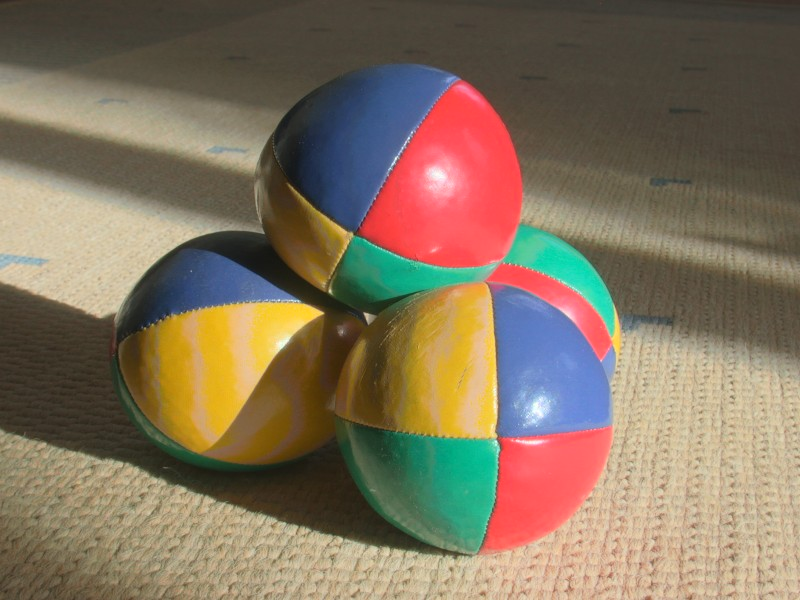
//> input picture sample.jpg, 800 x 600 px
$ ./d9 sample.jpg 3   (built with g++ and OpenCV 4)
//> lines starting //> are read from the running program, lines starting //| are printed output that depends on the picture
#include <iostream>
#include <opencv2/core.hpp>
#include <opencv2/highgui.hpp>
#include <opencv2/imgcodecs.hpp>
#include <opencv2/imgproc.hpp>

using namespace std;
using namespace cv;

int main(int argc, char **argv){

    if(argc < 3){
        cerr << "Usage: ./d9 <input_img> <quantization>\nExample: ./d8 lena.ppm 8" << endl;
        return -1;
    }

    Mat image = imread(argv[1], CV_LOAD_IMAGE_COLOR);
//> image is the input picture: 600 rows x 800 cols, CV_8UC3; mean B, G, R 93.5, 114.7, 130.9
    Mat gray;

    vector<Mat> bgr_planes;
    split(image, bgr_planes);
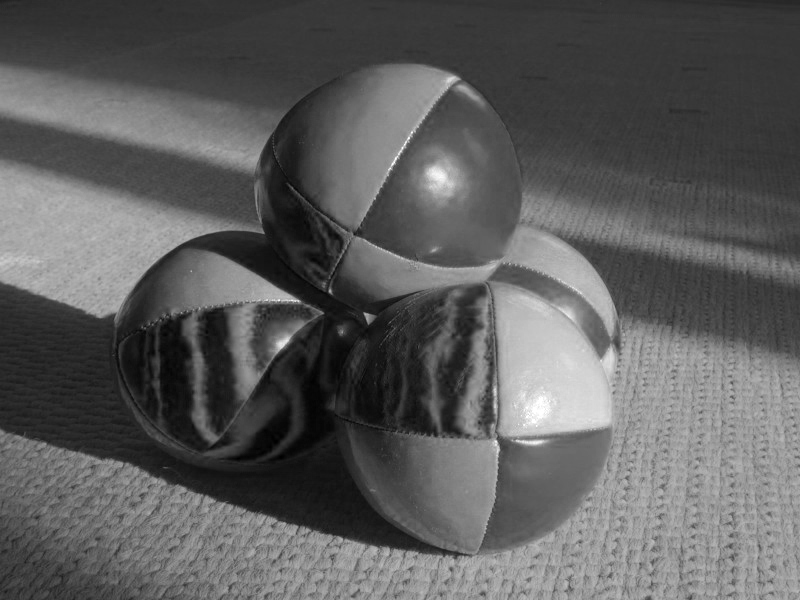
//> bgr_planes[0]: 600 rows x 800 cols, CV_8UC1; min 0, max 255, mean 93.5

    cvtColor(image, gray, COLOR_BGR2GRAY);
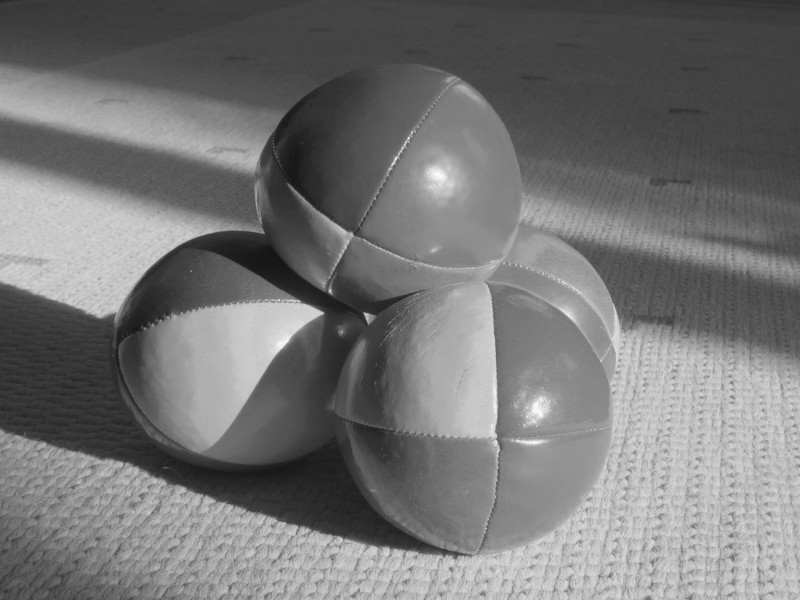
//> gray: 600 rows x 800 cols, CV_8UC1; min 20, max 253, mean 117.1

    namedWindow("Grayscale before", WINDOW_AUTOSIZE);
    imshow("Grayscale before", gray);
    waitKey(0);


    bgr_planes[0].convertTo(bgr_planes[0], CV_32F);
//> bgr_planes[0]: 600 rows x 800 cols, CV_32FC1
    bgr_planes[1].convertTo(bgr_planes[1], CV_32F);
//> bgr_planes[1]: 600 rows x 800 cols, CV_32FC1
    bgr_planes[2].convertTo(bgr_planes[2], CV_32F);
//> bgr_planes[2]: 600 rows x 800 cols, CV_32FC1
    gray.convertTo(gray, CV_32F);
//> gray: 600 rows x 800 cols, CV_32FC1


    const int quantization = stoi(argv[2]);
//> quantization = 3
    const int d = 256/quantization;
//> d = 85

    double value;
    int temp;

    for (int i = 0; i < gray.rows; i++)
    {
        for (int j = 0; j < gray.cols; j++)
        {
            // Grayscale
            value = gray.at<float>(i,j);
            temp = trunc(value/d);
            gray.at<float>(i,j) = temp * d;

            // Blue
            value = bgr_planes[0].at<float>(i,j);
            temp = trunc(value/d);
            bgr_planes[0].at<float>(i,j) = temp * d;

            // Green
            value = bgr_planes[1].at<float>(i,j);
            temp = trunc(value/d);
            bgr_planes[1].at<float>(i,j) = temp * d;

            // Red
            value = bgr_planes[2].at<float>(i,j);
            temp = trunc(value/d);
            bgr_planes[2].at<float>(i,j) = temp * d;
        }
    }
//> this loop made 600 passes
//> value on passes 1 to 3: 58, 57, 56
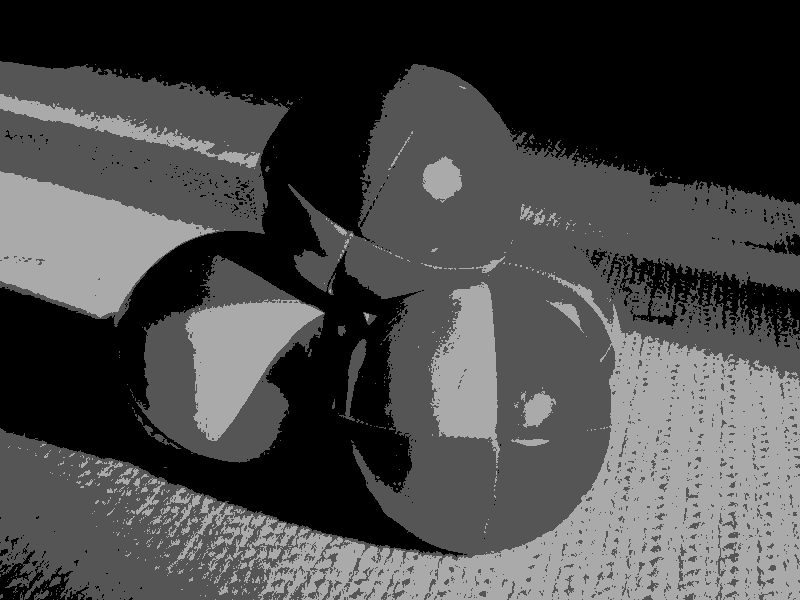
//> gray: 600 rows x 800 cols, CV_32FC1; min 0, max 170, mean 72.6
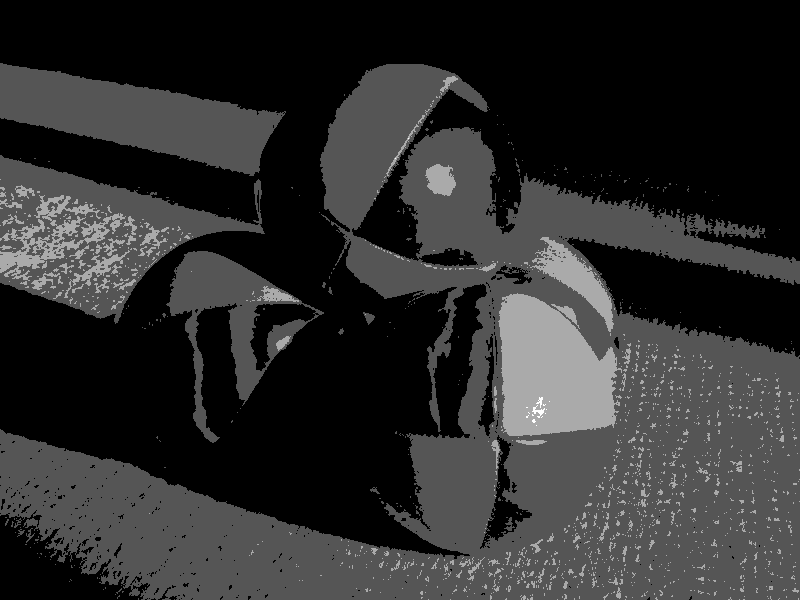
//> bgr_planes[0]: 600 rows x 800 cols, CV_32FC1; min 0, max 255, mean 45.7
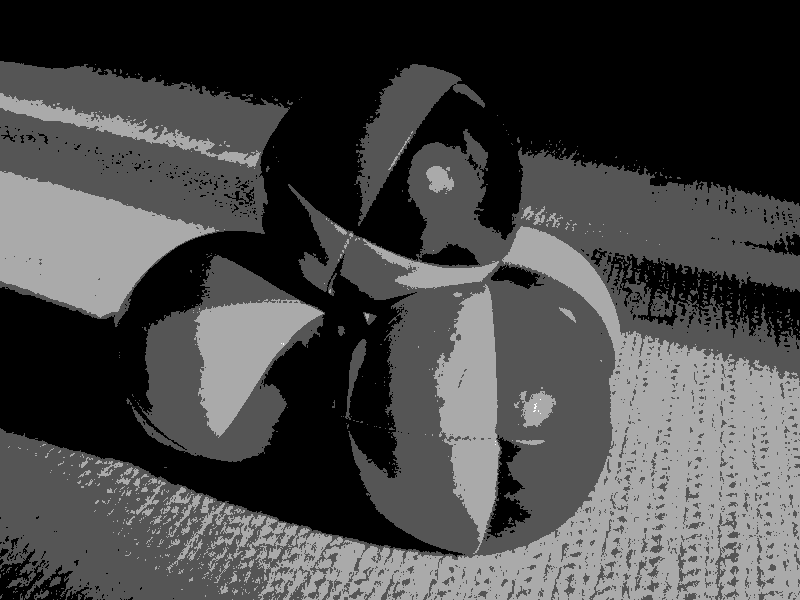
//> bgr_planes[1]: 600 rows x 800 cols, CV_32FC1; min 0, max 255, mean 70.6
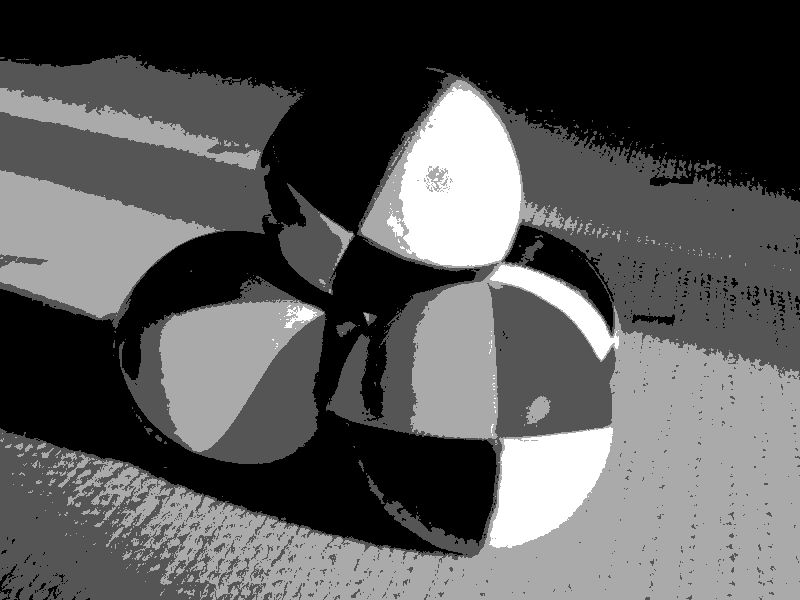
//> bgr_planes[2]: 600 rows x 800 cols, CV_32FC1; min 0, max 255, mean 87.9
//> after the loop, value = 208; temp = 2

    Mat merged;
    merge(bgr_planes,merged);
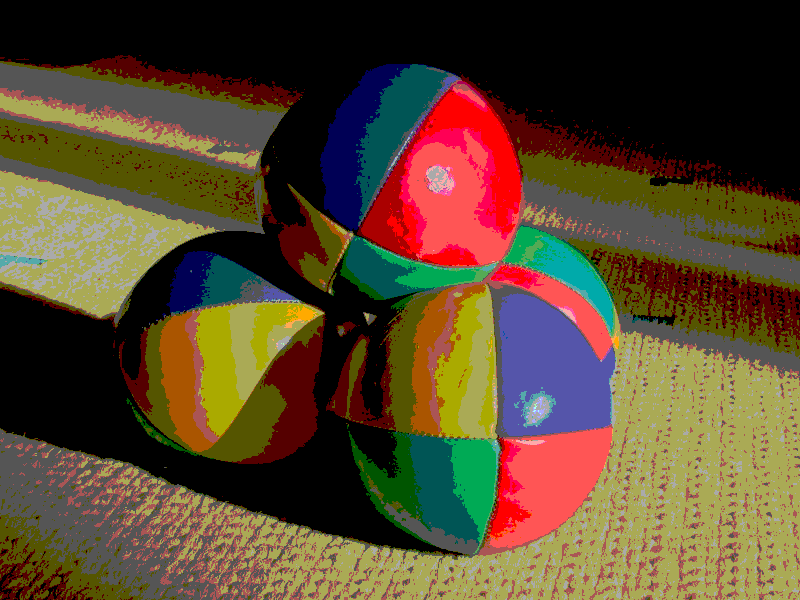
//> merged: 600 rows x 800 cols, CV_32FC3; mean B, G, R 45.6, 70.4, 87.7

    namedWindow("Grayscale", WINDOW_AUTOSIZE);
    imshow("Grayscale", gray);
    namedWindow("Color", WINDOW_AUTOSIZE);
    imshow("Color", merged);
    waitKey(0);


    return 0;
}
